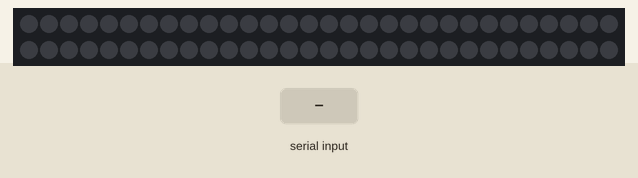
A sketch run on a simulated Arduino Uno, built with avr-gcc and run on an emulated ATmega328P. On the bench: 60 RGB LEDs in strip order, left to right, continuing on the next row. The test bench sets the inputs (shaded band). Dim RGB values are drawn brighter than linear.

Above: at 1.2 s.
1.3 s: "ON\n" received over Serial
At 2.5 s:
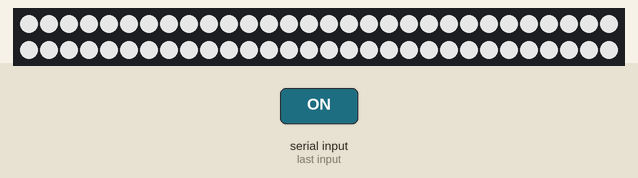
2.8 s: "OFF\n" received over Serial
At 3.7 s:
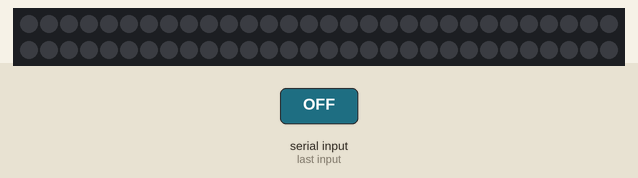
Timing chart, 0 to 5.8 s (numbered marks = the images above; inputs shaded):
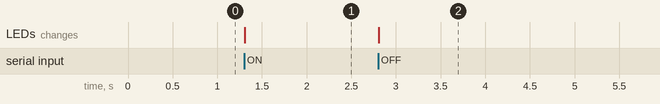

Measured:
- after the input at 1.3 s, the LEDs: change at once (image 1)
- after the input at 2.8 s, the LEDs: change at once (image 2)

The sketch:

fastled_pc_control.ino
```cpp
#include <FastLED.h>

// ===========================
// CONFIG (edit these values)
// ===========================
#define LED_PIN       6
#define LED_COUNT     60
#define BRIGHTNESS    180
#define LED_TYPE      WS2812B
#define COLOR_ORDER   GRB
#define SERIAL_BAUD   9600

// ===========================
// END CONFIG
// ===========================

CRGB leds[LED_COUNT];
String incoming;

void setup() {
  FastLED.addLeds<LED_TYPE, LED_PIN, COLOR_ORDER>(leds, LED_COUNT);
  FastLED.setBrightness(BRIGHTNESS);

  clearStrip();
  Serial.begin(SERIAL_BAUD);
}

void loop() {
  while (Serial.available() > 0) {
    char c = (char)Serial.read();

    if (c == '\n') {
      incoming.trim();
      handleCommand(incoming);
      incoming = "";
    } else {
      incoming += c;
    }
  }
}

void handleCommand(const String &cmd) {
  if (cmd == "ON") {
    fill_solid(leds, LED_COUNT, CRGB::White);
    FastLED.show();
  } else if (cmd == "OFF") {
    clearStrip();
  }
}

void clearStrip() {
  fill_solid(leds, LED_COUNT, CRGB::Black);
  FastLED.show();
}
```
